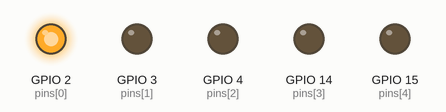
Recording of a program running on a simulated Raspberry Pi (BCM pin numbers). Parts: output pins drawn as LEDs (lit = HIGH).

Above: at 0.1 s.
At 0.5 s:
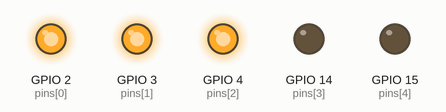
At 0.9 s:
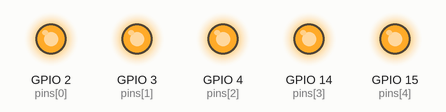
At 1.9 s:
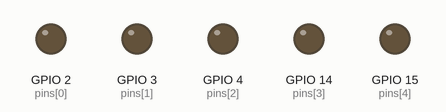
At 3.1 s:
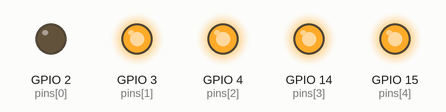
At 4.3 s:
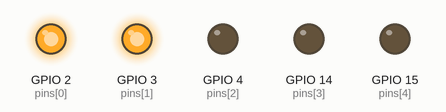
Timing chart, 0 to 4.6 s (numbered marks = the images above):
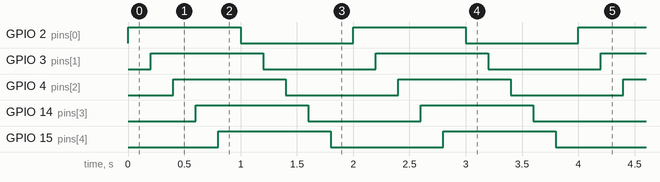

The program:

test.py
```python
#!/usr/bin/env python

import RPi.GPIO as GPIO
import time

pins = [2, 3, 4, 14, 15]
def main():
    GPIO.setmode(GPIO.BCM)
    GPIO.setwarnings(False)
    GPIO.setup(pins, GPIO.OUT)

    while True:
        for pin in pins:
            GPIO.output(pin, GPIO.HIGH)
            time.sleep(0.2)

        for pin in pins:
            GPIO.output(pin, GPIO.LOW)
            time.sleep(0.2)


if __name__ == "__main__":
    main()
```

Measured:
- by itself, GPIO 2 (pins[0]), GPIO 3 (pins[1]), GPIO 4 (pins[2]), GPIO 14 (pins[3]), GPIO 15 (pins[4]): alternates HIGH for 1.0 s and LOW for 1.0 s
- by itself, everything shown: repeats every 2.0 s, in 10 steps
